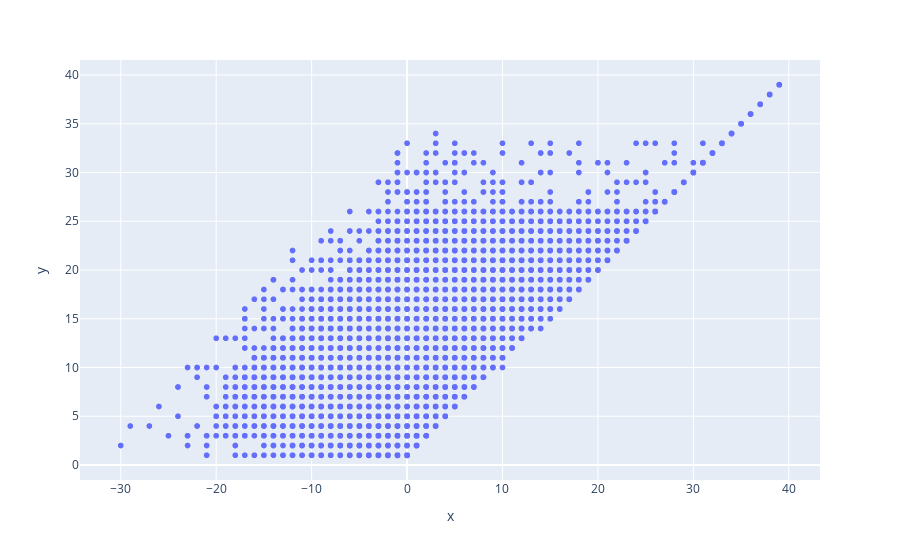

Notebook source saved alongside this figure:
### Code cell
fig = px.scatter(x=x2, y=Y)
fig.show()

### Figure 1 — Plotly figure (JSON) as saved in the notebook; plotly's stock layout.template omitted (floating-point values rounded to 4 significant figures; data arrays with more than 128 entries replaced by an {"elided": "..."} marker saying what was removed)
{"data": [{"hoverlabel": {"namelength": 0}, "hovertemplate": "x=%{x}<br>y=%{y}", "legendgroup": "", "marker": {"color": "#636efa", "symbol": "circle"}, "mode": "markers", "name": "", "showlegend": false, "type": "scattergl", "x": {"elided": "23777 int values"}, "xaxis": "x", "y": {"elided": "23777 int values"}, "yaxis": "y"}], "layout": {"autosize": true, "legend": {"tracegroupgap": 0}, "margin": {"t": 60}, "xaxis": {"anchor": "y", "autorange": true, "domain": [0, 1], "range": [-34.07, 43.07], "title": {"text": "x"}, "type": "linear"}, "yaxis": {"anchor": "x", "autorange": true, "domain": [0, 1], "range": [-1.694, 41.69], "title": {"text": "y"}, "type": "linear"}}}
